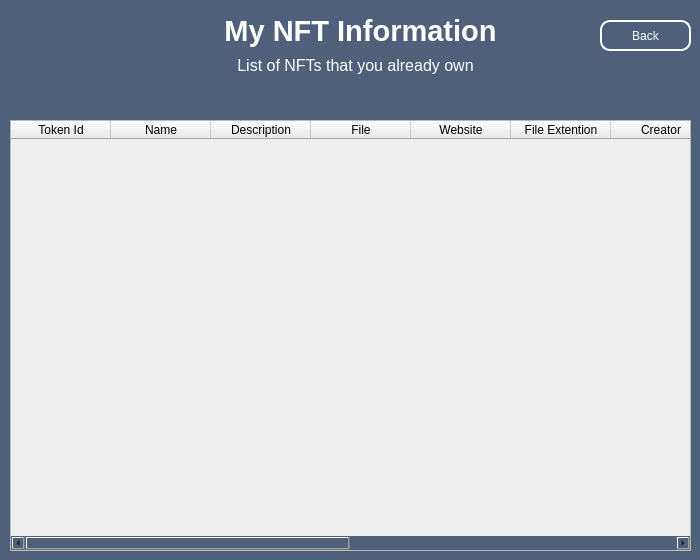
<?xml version="1.0" encoding="UTF-8"?>
<ui version="4.0">
 <class>MainWindow</class>
 <widget class="QMainWindow" name="MainWindow">
  <property name="geometry">
   <rect>
    <x>0</x>
    <y>0</y>
    <width>700</width>
    <height>560</height>
   </rect>
  </property>
  <property name="windowTitle">
   <string>MainWindow</string>
  </property>
  <property name="styleSheet">
   <string notr="true">QWidget{
        background: #4e607a;
    }
QLabel{
        color: #ffffff;
    }
QLineEdit {
        padding: 1px;
        color: #ffffff;
        border: 2px solid #ffffff;
        border-radius: 8px;
    }
QPushButton{
	color: #ffffff;
    border: 2px solid #ffffff;
    border-radius: 10px;

}</string>
  </property>
  <widget class="QWidget" name="centralwidget">
   <widget class="QTableWidget" name="tableWidget">
    <property name="geometry">
     <rect>
      <x>10</x>
      <y>120</y>
      <width>681</width>
      <height>431</height>
     </rect>
    </property>
    <property name="styleSheet">
     <string notr="true">background-color: rgb(238, 238, 238);</string>
    </property>
    <property name="sizeAdjustPolicy">
     <enum>QAbstractScrollArea::AdjustToContents</enum>
    </property>
    <column>
     <property name="text">
      <string>Token Id</string>
     </property>
    </column>
    <column>
     <property name="text">
      <string>Name</string>
     </property>
    </column>
    <column>
     <property name="text">
      <string>Description</string>
     </property>
    </column>
    <column>
     <property name="text">
      <string>File</string>
     </property>
    </column>
    <column>
     <property name="text">
      <string>Website</string>
     </property>
    </column>
    <column>
     <property name="text">
      <string>File Extention</string>
     </property>
    </column>
    <column>
     <property name="text">
      <string>Creator</string>
     </property>
    </column>
    <column>
     <property name="text">
      <string>Artist</string>
     </property>
    </column>
    <column>
     <property name="text">
      <string>Registration Date</string>
     </property>
    </column>
    <column>
     <property name="text">
      <string>Expired Date</string>
     </property>
    </column>
    <column>
     <property name="text">
      <string>Image Cover</string>
     </property>
    </column>
    <column>
     <property name="text">
      <string>Type of</string>
     </property>
    </column>
   </widget>
   <widget class="QLabel" name="label_mainmenu">
    <property name="geometry">
     <rect>
      <x>210</x>
      <y>10</y>
      <width>301</width>
      <height>41</height>
     </rect>
    </property>
    <property name="font">
     <font>
      <pointsize>22</pointsize>
      <bold>true</bold>
     </font>
    </property>
    <property name="text">
     <string>My NFT Information</string>
    </property>
    <property name="alignment">
     <set>Qt::AlignCenter</set>
    </property>
   </widget>
   <widget class="QLabel" name="label_dec">
    <property name="geometry">
     <rect>
      <x>230</x>
      <y>50</y>
      <width>251</width>
      <height>31</height>
     </rect>
    </property>
    <property name="font">
     <font>
      <pointsize>12</pointsize>
     </font>
    </property>
    <property name="text">
     <string>List of NFTs that you already own</string>
    </property>
    <property name="scaledContents">
     <bool>false</bool>
    </property>
    <property name="alignment">
     <set>Qt::AlignCenter</set>
    </property>
   </widget>
   <widget class="QPushButton" name="button_back">
    <property name="geometry">
     <rect>
      <x>600</x>
      <y>20</y>
      <width>91</width>
      <height>31</height>
     </rect>
    </property>
    <property name="text">
     <string>Back</string>
    </property>
   </widget>
   <widget class="QLabel" name="label_loading">
    <property name="geometry">
     <rect>
      <x>10</x>
      <y>30</y>
      <width>301</width>
      <height>81</height>
     </rect>
    </property>
    <property name="styleSheet">
     <string notr="true">background-color: none</string>
    </property>
    <property name="text">
     <string/>
    </property>
   </widget>
  </widget>
 </widget>
 <resources/>
 <connections/>
</ui>
